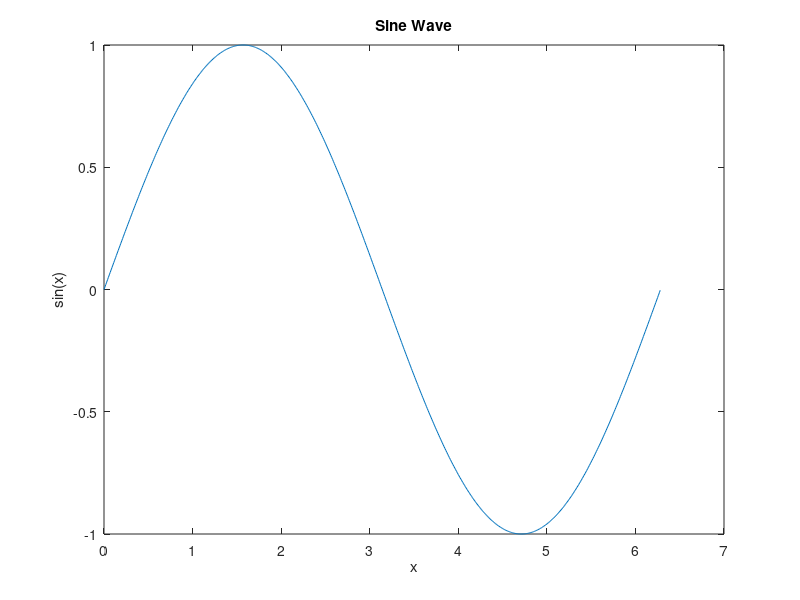

Write MATLAB code to recreate this figure. (Note: this script raises an error after producing the figure.)
% =========================================================
% SECTION 14 — Recursive-like Stress
% =========================================================

TEMP = 0;

for i = 1:100
    TEMP = TEMP + sin(i);
end

print("Stress loop complete");

% =========================================================
% SECTION 15 — Strings
% =========================================================

STR1 = "Hello";
STR2 = "MathTool";
STR3 = "Debugger Test";

print(STR1);
print(STR2);
print(STR3);

print("String handling complete");

% =========================================================
% SECTION 16 — Plotting
% =========================================================

x = 0:0.01:2*pi;

y1 = sin(x);
y2 = cos(x);

plot(x, y1);

title("Sine Wave");
xlabel("x");
ylabel("sin(x)");
grid(true);

plot(x, y2);

title("Cosine Wave");
xlabel("x");
ylabel("cos(x)");
grid(true);

print("Plotting complete");

% =========================================================
% SECTION 18 — Workspace Test Variables
% =========================================================

workspace_scalar = 123;

workspace_vector = [1 2 3 4 5];

workspace_matrix = [1 2;
                    3 4];

workspace_string = "Workspace Test";

print("Workspace variables created");

% =========================================================
% SECTION 20 — Long Running Thread Test
% =========================================================
% Test:
% - GUI responsiveness
% - Stop button
% - Threaded execution
% =========================================================

LONG_COUNTER = 0;

for i = 1:500000
    LONG_COUNTER = LONG_COUNTER + 1;
end

print("Long execution test complete");
